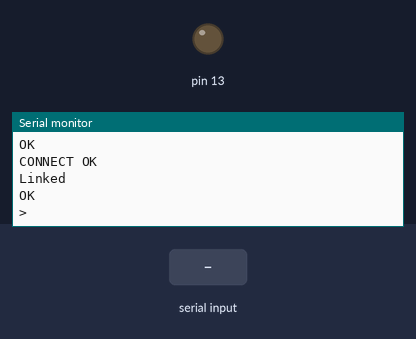
Bench run of a sketch on a simulated Arduino Uno, built with avr-gcc and run on an emulated ATmega328P. On the bench: output pins drawn as LEDs (lit = HIGH), the last lines printed to the serial monitor. The test bench sets the inputs (shaded band). The modem accepts every AT command (registered, SIM ready, sends succeed) and sends nothing else.

Above: at 6.2 s.
6.3 s: "*" received over the second serial link
At 7.1 s:
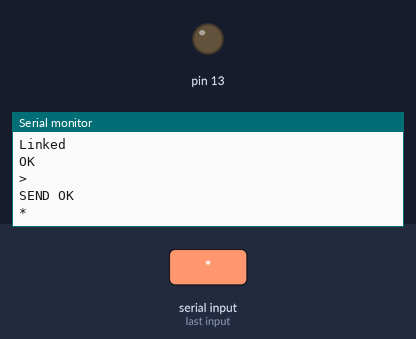
8.2 s: "o" received over the second serial link
At 8.8 s:
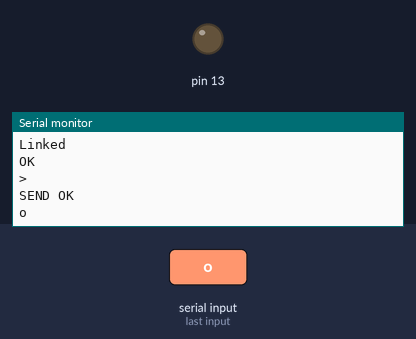
9.9 s: "n" received over the second serial link
At 10.5 s:
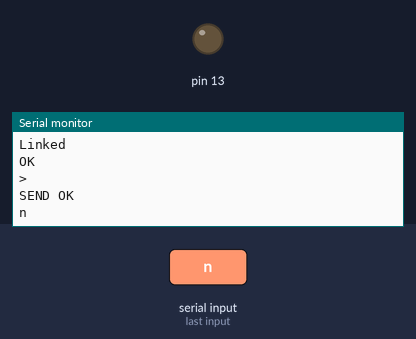

Measured:
- after the input at 6.3 s, the serial monitor: prints a new line after 0.41 s (image 1)
- after the input at 8.2 s, the serial monitor: prints a new line after 0.21 s (image 2)
- after the input at 9.9 s, the serial monitor: prints a new line after 0.21 s (image 3)

The sketch:

ESPButtonTest.ino
```cpp
#include <SoftwareSerial.h>

#define DEBUG true

SoftwareSerial esp(3,2); // make RX Arduino line is pin 2, make TX Arduino line is pin 3.
                             // This means that you need to connect the TX line from the esp to the Arduino's pin 2
                             // and the RX line from the esp to the Arduino's pin 3
String r = "";
int val;

void setup()
{
    Serial.begin(9600);
    esp.begin(9600); // your esp's baud rate might be different

    sendData("AT+RST\r\n",5000,DEBUG); // reset module

    pinMode(13, OUTPUT);
}

void loop()
{

    if(!esp.available()) // check if the esp is sending a message
    {

        String cipStart = "AT+CIPSTART=\"TCP\",\"172.16.193.69\",80\r\n";

        String params = "esp=";

        String post = "POST /ESPButtonTest.php HTTP/1.1\r\nHost: 172.16.193.69\r\nContent-Type: application/x-www-form-urlencoded\r\nContent-Length: ";
        post += params.length();
        post += "\r\n\r\n";
        post += params;
        post += "\r\n\r\n";

        String cipSend = "AT+CIPSEND=";
        cipSend += post.length();
        cipSend += "\r\n";

        sendData(cipStart,500,DEBUG);

        sendData(cipSend,500,DEBUG);
        sendData(post,500,DEBUG);

    }
}


String sendData(String command, const int timeout, boolean debug)
{
    String response = "";

    esp.print(command); // send the read character to the esp

    long int time = millis();

    while( (time+timeout) > millis())
    {
        while(esp.available())
        {

            // The esp has data so display its output to the serial window
            char c = esp.read(); // read the next character.
            response+=c;
        }
    }

    if(debug)
    {
        Serial.print(response);

        val = response.indexOf('*');

        if (val > 0)
     	{
			if ((response.charAt(val) == '*') && (response.charAt(val+1) == 'o') && (response.charAt(val+2) == 'n'))
			{
				digitalWrite(13, HIGH);
	        }

	        if ((response.charAt(val) == '*') && (response.charAt(val+1) == 'o') && (response.charAt(val+2) == 'f') && (response.charAt(val+3) == 'f'))
			{
				digitalWrite(13, LOW);
	        }

    	}

    	return response;
	}
}
```
